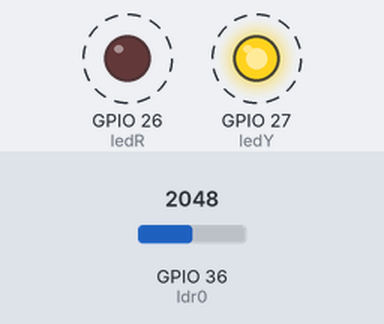
A sketch run on a simulated ESP32. On the bench: output pins drawn as LEDs (lit = HIGH). Dashed ring = blinking. The inputs (shaded band) are chosen by the test bench; at power-on: GPIO 36 (ldr0) = 2048.

Above: at 0.15 s.
At 80.46 s:
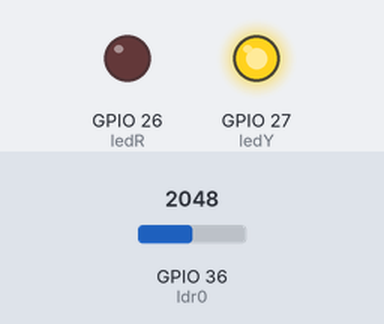
Timing chart, 0 to 80.8 s (numbered marks = the images above):
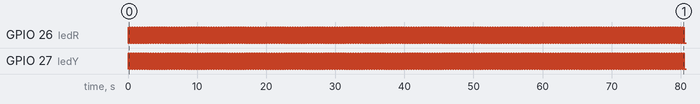

The sketch:

Colour_sensing.ino
```cpp
int ledR = 26;
int ledY = 27;
int ldr0 = A0;
int red_intensity = 0;
int yel_intensity = 0;

void setup()
{
  Serial.begin(9600);          // opens serial port, sets data rate to 9600 bps
  pinMode(ldr0,INPUT);
  pinMode(ledR,OUTPUT);
  pinMode(ledY,OUTPUT);
}
void loop()
{
  digitalWrite(ledR, HIGH);
  delay(20);
  red_intensity = analogRead(ldr0);
  digitalWrite(ledR, LOW);
  digitalWrite(ledY, HIGH);
  delay(20);
  yel_intensity = analogRead(ldr0);
  digitalWrite(ledY, LOW);
  if (red_intensity > yel_intensity)
  {
    Serial.println("Red");
  }
   else if (red_intensity < yel_intensity)
  {
    Serial.println("Yellow");
  }
}
```

Measured:
- by itself, GPIO 26 (ledR), GPIO 27 (ledY): alternates HIGH for 0.02 s and LOW for 0.02 s
